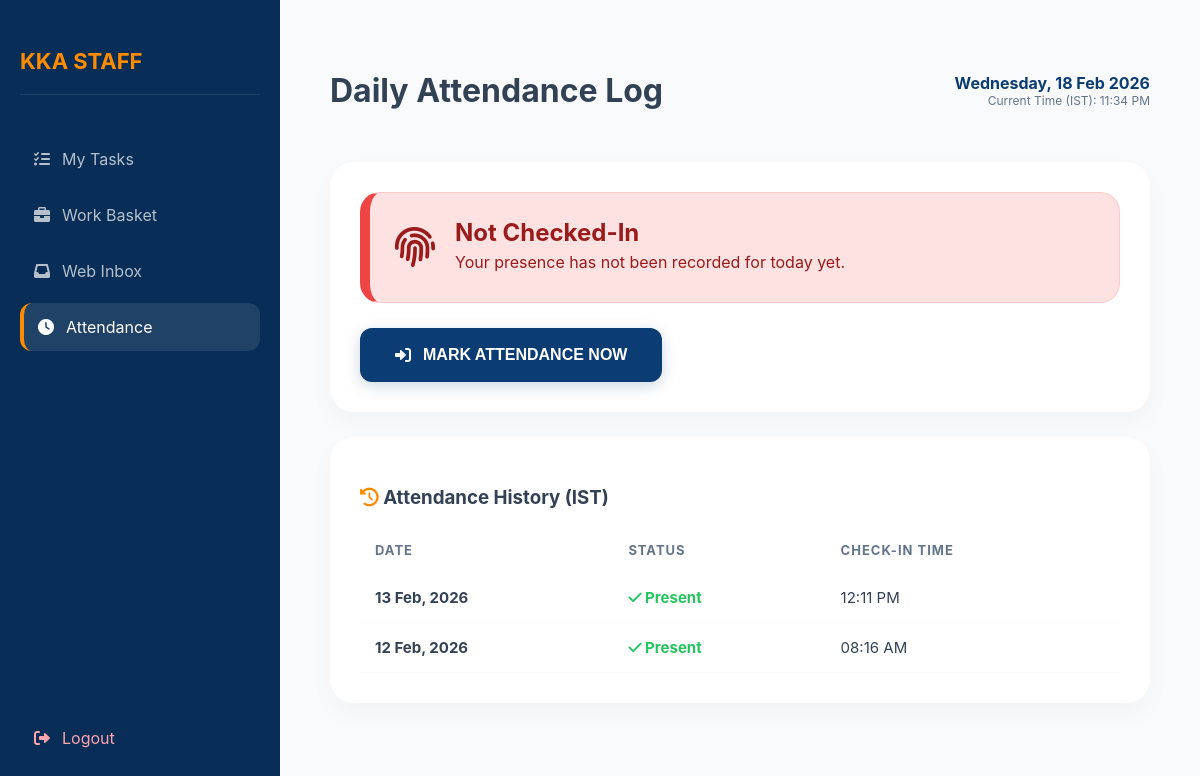
Screenshot of /office/staff-attendance.php (signed in) with the database file from the repository.
### tables this page shows
CREATE TABLE `attendance` (
  `id` int(11) NOT NULL,
  `email` varchar(255) NOT NULL,
  `log_date` date NOT NULL,
  `login_time` time NOT NULL,
  `status` varchar(50) DEFAULT 'Present'
);

### office/staff-attendance.php (the view, shortened to what this page needs)
<?php
include('../db.php');
$email = $_SESSION['user']['identifier'];
$today = date('Y-m-d');
$att_check = $conn->query("SELECT login_time FROM attendance WHERE email='$email' AND log_date='$today'");
$is_present = ($att_check->num_rows > 0);
$login_data = $att_check->fetch_assoc();
?>
<!DOCTYPE html>
<html lang="en">
<head>
    <link rel="stylesheet" href="https://cdnjs.cloudflare.com/ajax/libs/font-awesome/6.0.0/css/all.min.css">
</head>
<body>
<div class="sidebar">
    <h2>KKA STAFF</h2>
    <a href="employee-dashboard.php"><i class="fas fa-tasks"></i> My Tasks</a>
    <a href="work-basket.php"><i class="fas fa-briefcase"></i> Work Basket</a>
    <a href="all-messages.php"><i class="fas fa-inbox"></i> Web Inbox</a>
    <a href="staff-attendance.php" class="active"><i class="fas fa-clock"></i> Attendance</a>
    <a href="../logout.php" style="margin-top:auto; color:#fda4af;"><i class="fas fa-sign-out-alt"></i> Logout</a>
</div>
<div class="main">
    <div style="display:flex; justify-content:space-between; align-items:center; margin-bottom:30px;">
        <h1>Daily Attendance Log</h1>
        <div style="text-align:right;">
            <p style="margin:0; font-weight:bold; color:var(--navy);"><?php echo date('l, d M Y'); ?></p>
            <p style="margin:0; font-size:12px; color:#64748b;">Current Time (IST): <?php echo date('h:i A'); ?></p>
        </div>
    </div>
    <div class="card">
        <?php if($is_present): ?>
            <div class="status-box status-present">
                <div style="font-size:40px;"><i class="fas fa-check-circle"></i></div>
                <div>
                    <h2 style="margin:0;">Marked Present</h2>
                    <p style="margin:5px 0; font-size:16px;">System log verified. Your shift started at: <b><?php echo date('h:i A', strtotime($login_data['login_time'])); ?></b></p>
                </div>
            </div>
        <?php else: ?>
            <div class="status-box status-absent" style="margin-bottom:25px;">
                <div style="font-size:40px;"><i class="fas fa-fingerprint"></i></div>
                <div>
                    <h2 style="margin:0;">Not Checked-In</h2>
                    <p style="margin:5px 0; font-size:16px;">Your presence has not been recorded for today yet.</p>
                </div>
            </div>
            <form method="POST">
                <button type="submit" name="mark_attendance" class="btn-checkin">
                    <i class="fas fa-sign-in-alt"></i> MARK ATTENDANCE NOW
                </button>
            </form>
        <?php endif; ?>
    </div>
    <div class="card">
        <h3><i class="fas fa-history" style="color:var(--orange);"></i> Attendance History (IST)</h3>
        <table>
            <thead>
                <tr>
                    <th>Date</th>
                    <th>Status</th>
                    <th>Check-in Time</th>
                </tr>
            </thead>
            <tbody>
                <?php
                $history = $conn->query("SELECT * FROM attendance WHERE email='$email' ORDER BY log_date DESC LIMIT 7");
                if($history->num_rows > 0){
                    while($row = $history->fetch_assoc()){
                        echo "<tr>";
                        echo "<td><b>".date('d M, Y', strtotime($row['log_date']))."</b></td>";
                        echo "<td><span style='color:#22c55e; font-weight:bold;'><i class='fas fa-check'></i> Present</span></td>";
                        echo "<td>".date('h:i A', strtotime($row['login_time']))."</td>";
                        echo "</tr>";
                    }
                } else {
                    echo "<tr><td colspan='3' style='text-align:center; padding:30px; color:#94a3b8;'>No records found yet.</td></tr>";
                }
                ?>
            </tbody>
        </table>
    </div>
</div>
</body>
</html>

### office/staff-attendance.php (style rules this page uses)
:root { --navy: #0b3c74; --orange: #ff8c00; --sidebar: #082d56; --bg: #f8fafc; }
body { display:flex; margin:0; background:var(--bg); font-family: 'Inter', sans-serif; color: #334155; }
.sidebar { width:280px; background:var(--sidebar); color:white; height:100vh; position:fixed; padding:30px 20px; box-sizing: border-box; display: flex; flex-direction: column; }
.sidebar h2 { font-size: 22px; color: var(--orange); margin-bottom: 40px; border-bottom: 1px solid rgba(255,255,255,0.1); padding-bottom: 20px; }
.sidebar a { color:rgba(255,255,255,0.7); text-decoration:none; display:flex; align-items:center; gap:12px; padding:14px; margin-bottom:8px; border-radius:12px; transition: 0.3s; }
.sidebar a:hover, .sidebar a.active { background:rgba(255,255,255,0.1); color:white; border-left: 4px solid var(--orange); }
.main { margin-left:280px; padding:50px; width:calc(100% - 280px); }
.card { background:white; padding:30px; border-radius:24px; box-shadow:0 10px 25px rgba(0,0,0,0.03); margin-bottom: 25px; }
.btn-checkin { background: var(--navy); color: white; border: none; padding: 18px 35px; border-radius: 12px; cursor: pointer; font-weight: 800; font-size: 16px; display: flex; align-items: center; gap: 12px; transition: 0.3s; box-shadow: 0 4px 15px rgba(11, 60, 116, 0.2); }
.status-box { display: flex; align-items: center; gap: 20px; padding: 25px; border-radius: 20px; }
.status-absent { background: #fee2e2; color: #991b1b; border: 1px solid #fecaca; border-left: 10px solid #ef4444; }
table { width:100%; border-collapse:collapse; margin-top:15px; }
th { text-align:left; padding:15px; color:#64748b; font-size:13px; text-transform:uppercase; letter-spacing:1px; }
td { padding:15px; border-bottom:1px solid #f8fafc; font-size:15px; }

### rows the page displays
attendance: log_date "13 Feb, 2026", login_time "12:11 PM"
attendance: log_date "12 Feb, 2026", login_time "08:16 AM"
